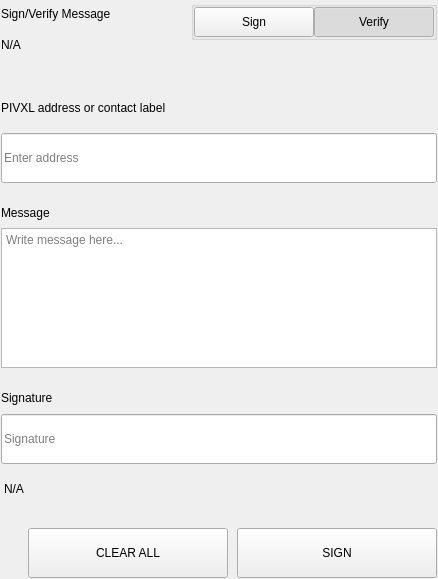
<?xml version="1.0" encoding="UTF-8"?>
<ui version="4.0">
 <class>SettingsSignMessageWidgets</class>
 <widget class="QWidget" name="SettingsSignMessageWidgets">
  <property name="geometry">
   <rect>
    <x>0</x>
    <y>0</y>
    <width>438</width>
    <height>579</height>
   </rect>
  </property>
  <property name="windowTitle">
   <string>Form</string>
  </property>
  <layout class="QVBoxLayout" name="verticalLayout">
   <property name="spacing">
    <number>0</number>
   </property>
   <property name="leftMargin">
    <number>0</number>
   </property>
   <property name="topMargin">
    <number>0</number>
   </property>
   <property name="rightMargin">
    <number>0</number>
   </property>
   <property name="bottomMargin">
    <number>0</number>
   </property>
   <item>
    <widget class="QWidget" name="left" native="true">
     <layout class="QVBoxLayout" name="verticalLayout_3">
      <property name="leftMargin">
       <number>0</number>
      </property>
      <property name="topMargin">
       <number>0</number>
      </property>
      <property name="rightMargin">
       <number>0</number>
      </property>
      <property name="bottomMargin">
       <number>0</number>
      </property>
      <item>
       <widget class="QWidget" name="container_sign" native="true">
        <layout class="QVBoxLayout" name="verticalLayout_2">
         <property name="spacing">
          <number>0</number>
         </property>
         <property name="leftMargin">
          <number>1</number>
         </property>
         <property name="topMargin">
          <number>1</number>
         </property>
         <property name="rightMargin">
          <number>1</number>
         </property>
         <property name="bottomMargin">
          <number>1</number>
         </property>
         <item>
          <layout class="QHBoxLayout" name="horizontalLayout_3" stretch="3,1">
           <property name="spacing">
            <number>40</number>
           </property>
           <item>
            <layout class="QVBoxLayout" name="verticalLayoutTitle">
             <property name="spacing">
              <number>5</number>
             </property>
             <item>
              <widget class="QLabel" name="labelTitle">
               <property name="text">
                <string>Sign/Verify Message</string>
               </property>
              </widget>
             </item>
             <item>
              <widget class="QLabel" name="labelSubtitle1">
               <property name="text">
                <string notr="true">N/A</string>
               </property>
               <property name="wordWrap">
                <bool>true</bool>
               </property>
              </widget>
             </item>
            </layout>
           </item>
           <item alignment="Qt::AlignRight|Qt::AlignTop">
            <widget class="QWidget" name="containerSwitch" native="true">
             <property name="styleSheet">
              <string notr="true">#containerSwitch{
	padding-top:9px;
}</string>
             </property>
             <layout class="QVBoxLayout" name="verticalLayout_6">
              <property name="spacing">
               <number>4</number>
              </property>
              <property name="leftMargin">
               <number>0</number>
              </property>
              <property name="topMargin">
               <number>0</number>
              </property>
              <property name="rightMargin">
               <number>0</number>
              </property>
              <property name="bottomMargin">
               <number>0</number>
              </property>
              <item alignment="Qt::AlignRight">
               <widget class="QGroupBox" name="groupBox">
                <property name="sizePolicy">
                 <sizepolicy hsizetype="Fixed" vsizetype="Preferred">
                  <horstretch>0</horstretch>
                  <verstretch>0</verstretch>
                 </sizepolicy>
                </property>
                <property name="title">
                 <string/>
                </property>
                <property name="alignment">
                 <set>Qt::AlignRight|Qt::AlignTop|Qt::AlignTrailing</set>
                </property>
                <layout class="QHBoxLayout" name="horizontalLayout_4">
                 <property name="spacing">
                  <number>0</number>
                 </property>
                 <property name="leftMargin">
                  <number>0</number>
                 </property>
                 <property name="topMargin">
                  <number>0</number>
                 </property>
                 <property name="rightMargin">
                  <number>0</number>
                 </property>
                 <property name="bottomMargin">
                  <number>0</number>
                 </property>
                 <item>
                  <widget class="QPushButton" name="pushSign">
                   <property name="minimumSize">
                    <size>
                     <width>120</width>
                     <height>30</height>
                    </size>
                   </property>
                   <property name="maximumSize">
                    <size>
                     <width>120</width>
                     <height>30</height>
                    </size>
                   </property>
                   <property name="focusPolicy">
                    <enum>Qt::NoFocus</enum>
                   </property>
                   <property name="text">
                    <string>Sign</string>
                   </property>
                   <property name="checkable">
                    <bool>true</bool>
                   </property>
                   <property name="autoExclusive">
                    <bool>true</bool>
                   </property>
                  </widget>
                 </item>
                 <item>
                  <widget class="QPushButton" name="pushVerify">
                   <property name="minimumSize">
                    <size>
                     <width>120</width>
                     <height>30</height>
                    </size>
                   </property>
                   <property name="maximumSize">
                    <size>
                     <width>120</width>
                     <height>30</height>
                    </size>
                   </property>
                   <property name="focusPolicy">
                    <enum>Qt::NoFocus</enum>
                   </property>
                   <property name="text">
                    <string>Verify</string>
                   </property>
                   <property name="checkable">
                    <bool>true</bool>
                   </property>
                   <property name="checked">
                    <bool>true</bool>
                   </property>
                   <property name="autoExclusive">
                    <bool>true</bool>
                   </property>
                  </widget>
                 </item>
                </layout>
               </widget>
              </item>
              <item alignment="Qt::AlignHCenter|Qt::AlignTop">
               <widget class="QLabel" name="labelSubtitleSwitch">
                <property name="text">
                 <string/>
                </property>
                <property name="alignment">
                 <set>Qt::AlignRight|Qt::AlignTrailing|Qt::AlignVCenter</set>
                </property>
               </widget>
              </item>
             </layout>
            </widget>
           </item>
          </layout>
         </item>
         <item>
          <spacer name="verticalSpacer_2">
           <property name="orientation">
            <enum>Qt::Vertical</enum>
           </property>
           <property name="sizeType">
            <enum>QSizePolicy::Fixed</enum>
           </property>
           <property name="sizeHint" stdset="0">
            <size>
             <width>20</width>
             <height>40</height>
            </size>
           </property>
          </spacer>
         </item>
         <item>
          <widget class="QWidget" name="containerAddress" native="true">
           <property name="sizePolicy">
            <sizepolicy hsizetype="Preferred" vsizetype="Fixed">
             <horstretch>0</horstretch>
             <verstretch>0</verstretch>
            </sizepolicy>
           </property>
           <layout class="QVBoxLayout" name="verticalLayout_5" stretch="0,0">
            <property name="spacing">
             <number>15</number>
            </property>
            <property name="leftMargin">
             <number>0</number>
            </property>
            <property name="topMargin">
             <number>0</number>
            </property>
            <property name="rightMargin">
             <number>0</number>
            </property>
            <property name="bottomMargin">
             <number>0</number>
            </property>
            <item>
             <widget class="QLabel" name="labelSubtitleAddress">
              <property name="minimumSize">
               <size>
                <width>0</width>
                <height>20</height>
               </size>
              </property>
              <property name="maximumSize">
               <size>
                <width>16777215</width>
                <height>20</height>
               </size>
              </property>
              <property name="text">
               <string>PIVXL address or contact label</string>
              </property>
             </widget>
            </item>
            <item>
             <widget class="QLineEdit" name="addressIn_SM">
              <property name="minimumSize">
               <size>
                <width>0</width>
                <height>50</height>
               </size>
              </property>
              <property name="maximumSize">
               <size>
                <width>16777215</width>
                <height>50</height>
               </size>
              </property>
              <property name="placeholderText">
               <string>Enter address</string>
              </property>
             </widget>
            </item>
           </layout>
          </widget>
         </item>
         <item>
          <spacer name="verticalSpacer_3">
           <property name="orientation">
            <enum>Qt::Vertical</enum>
           </property>
           <property name="sizeType">
            <enum>QSizePolicy::Fixed</enum>
           </property>
           <property name="sizeHint" stdset="0">
            <size>
             <width>20</width>
             <height>20</height>
            </size>
           </property>
          </spacer>
         </item>
         <item>
          <layout class="QVBoxLayout" name="verticalLayout_9">
           <property name="spacing">
            <number>5</number>
           </property>
           <item>
            <widget class="QLabel" name="labelSubtitleMessage">
             <property name="minimumSize">
              <size>
               <width>0</width>
               <height>20</height>
              </size>
             </property>
             <property name="maximumSize">
              <size>
               <width>16777215</width>
               <height>20</height>
              </size>
             </property>
             <property name="text">
              <string>Message</string>
             </property>
            </widget>
           </item>
           <item>
            <widget class="QPlainTextEdit" name="messageIn_SM">
             <property name="minimumSize">
              <size>
               <width>0</width>
               <height>140</height>
              </size>
             </property>
             <property name="maximumSize">
              <size>
               <width>16777215</width>
               <height>140</height>
              </size>
             </property>
             <property name="placeholderText">
              <string>Write message here...</string>
             </property>
            </widget>
           </item>
          </layout>
         </item>
         <item>
          <spacer name="verticalSpacer_4">
           <property name="orientation">
            <enum>Qt::Vertical</enum>
           </property>
           <property name="sizeType">
            <enum>QSizePolicy::Fixed</enum>
           </property>
           <property name="sizeHint" stdset="0">
            <size>
             <width>20</width>
             <height>20</height>
            </size>
           </property>
          </spacer>
         </item>
         <item>
          <widget class="QWidget" name="widget" native="true">
           <property name="minimumSize">
            <size>
             <width>0</width>
             <height>75</height>
            </size>
           </property>
           <property name="maximumSize">
            <size>
             <width>16777215</width>
             <height>16777215</height>
            </size>
           </property>
           <layout class="QVBoxLayout" name="verticalLayout_4">
            <property name="leftMargin">
             <number>0</number>
            </property>
            <property name="topMargin">
             <number>0</number>
            </property>
            <property name="rightMargin">
             <number>0</number>
            </property>
            <property name="bottomMargin">
             <number>0</number>
            </property>
            <item>
             <widget class="QLabel" name="labelSubtitleSignature">
              <property name="minimumSize">
               <size>
                <width>0</width>
                <height>20</height>
               </size>
              </property>
              <property name="maximumSize">
               <size>
                <width>16777215</width>
                <height>20</height>
               </size>
              </property>
              <property name="text">
               <string>Signature</string>
              </property>
             </widget>
            </item>
            <item>
             <widget class="QLineEdit" name="signatureOut_SM">
              <property name="minimumSize">
               <size>
                <width>0</width>
                <height>50</height>
               </size>
              </property>
              <property name="placeholderText">
               <string>Signature</string>
              </property>
             </widget>
            </item>
           </layout>
          </widget>
         </item>
         <item>
          <widget class="QLabel" name="statusLabel_SM">
           <property name="styleSheet">
            <string notr="true">padding-top:5px;</string>
           </property>
           <property name="text">
            <string notr="true">N/A</string>
           </property>
          </widget>
         </item>
         <item>
          <spacer name="verticalSpacer">
           <property name="orientation">
            <enum>Qt::Vertical</enum>
           </property>
           <property name="sizeType">
            <enum>QSizePolicy::Fixed</enum>
           </property>
           <property name="sizeHint" stdset="0">
            <size>
             <width>20</width>
             <height>20</height>
            </size>
           </property>
          </spacer>
         </item>
         <item>
          <layout class="QHBoxLayout" name="horizontalLayout_7">
           <property name="spacing">
            <number>9</number>
           </property>
           <item>
            <spacer name="horizontalSpacer_5">
             <property name="orientation">
              <enum>Qt::Horizontal</enum>
             </property>
             <property name="sizeType">
              <enum>QSizePolicy::Expanding</enum>
             </property>
             <property name="sizeHint" stdset="0">
              <size>
               <width>40</width>
               <height>20</height>
              </size>
             </property>
            </spacer>
           </item>
           <item>
            <widget class="QPushButton" name="pushButtonClear">
             <property name="minimumSize">
              <size>
               <width>200</width>
               <height>50</height>
              </size>
             </property>
             <property name="focusPolicy">
              <enum>Qt::NoFocus</enum>
             </property>
             <property name="text">
              <string>CLEAR ALL</string>
             </property>
            </widget>
           </item>
           <item>
            <widget class="QPushButton" name="pushButtonSave">
             <property name="minimumSize">
              <size>
               <width>200</width>
               <height>50</height>
              </size>
             </property>
             <property name="maximumSize">
              <size>
               <width>200</width>
               <height>50</height>
              </size>
             </property>
             <property name="focusPolicy">
              <enum>Qt::NoFocus</enum>
             </property>
             <property name="text">
              <string>SIGN</string>
             </property>
            </widget>
           </item>
          </layout>
         </item>
        </layout>
       </widget>
      </item>
     </layout>
    </widget>
   </item>
  </layout>
 </widget>
 <resources/>
 <connections/>
</ui>
